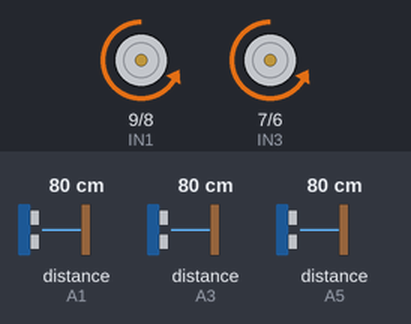
A sketch run on a simulated Arduino Uno, built with avr-gcc and run on an emulated ATmega328P. Parts: motor-driver pin pairs drawn as motors (green arrow = first pin HIGH = forward, orange = second pin HIGH = backward, longer = more drive, scaled by the enable pin). Wiring (inferred from the names in the program): 3 × ultrasonic range finder: trigger A0, echo A1 / trigger A2, echo A3 / trigger A4, echo A5. The inputs (shaded band) are chosen by the test bench; at power-on: distance to the obstacle (sensors on A3, A5, A1) 80 cm. The echo pulse lasts 58.3 µs per cm.

Above: at 1.2 s.
1.3 s: distance to the obstacle (sensor on A3) set to 18 cm
2.8 s: distance to the obstacle (sensor on A3) set to 15 cm
At 3.6 s:
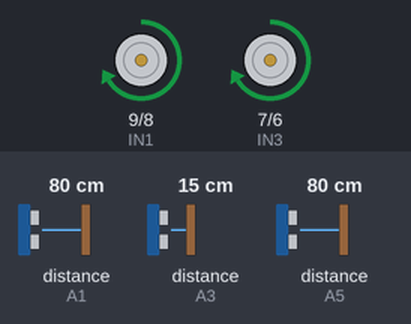
4.3 s: distance to the obstacle (sensor on A3) set to 5 cm
5.8 s: distance to the obstacle (sensor on A3) set to 2 cm
At 7.0 s:
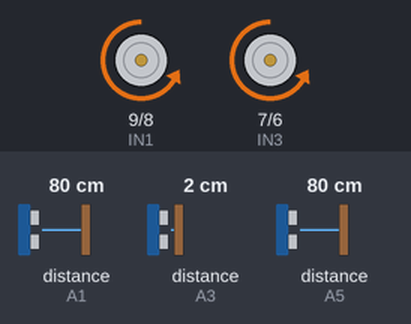
7.3 s: distance to the obstacle (sensor on A5) set to 17 cm
8.8 s: distance to the obstacle (sensor on A5) set to 14 cm
At 10.0 s:
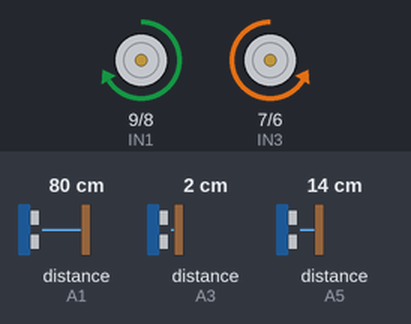
Timing chart, 0 to 11.3 s (numbered marks = the images above; inputs shaded):
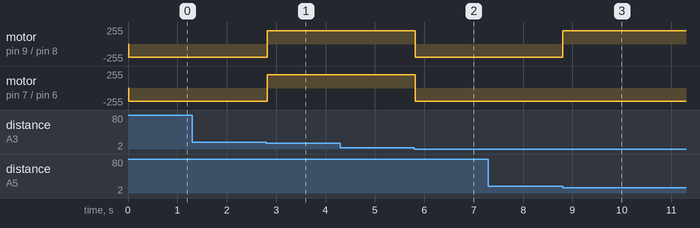

Measured:
- the behaviour switches between 17 and 16 cm on distance to the obstacle (sensor on A3) (found by bisection; images 0 and 1)
- the behaviour switches between 4 and 3 cm on distance to the obstacle (sensor on A3) (found by bisection; images 1 and 2)
- the behaviour switches between 16 and 15 cm on distance to the obstacle (sensor on A5) (found by bisection; images 2 and 3)
- after the input at 1.3 s, every drawn part: stays the same
- after the input at 2.8 s, motor on pin 9 (IN1) / pin 8 (IN2), motor on pin 7 (IN3) / pin 6 (IN4): backward 200/255 → forward 200/255 at once
- after the input at 4.3 s, every drawn part: stays the same
- after the input at 5.8 s, motor on pin 9 (IN1) / pin 8 (IN2), motor on pin 7 (IN3) / pin 6 (IN4): forward 200/255 → backward 200/255 at once
- after the input at 7.3 s, every drawn part: stays the same
- after the input at 8.8 s, motor on pin 9 (IN1) / pin 8 (IN2): backward 200/255 → forward 200/255 at once

The sketch:

ARD-mazerobot.ino
```cpp
#define ENA 11
#define IN1 9
#define IN2 8
#define ENB 10
#define IN3 7
#define IN4 6

#define C_TRIG A0
#define C_ECHO A1
#define L_TRIG A2
#define L_ECHO A3
#define R_TRIG A4
#define R_ECHO A5

boolean l_state, c_state, r_state;
long duration, distance;

void fw() {
  analogWrite(ENA, 200);
  digitalWrite(IN1, LOW);
  digitalWrite(IN2, HIGH);
  analogWrite(ENB, 200);
  digitalWrite(IN3, LOW);
  digitalWrite(IN4, HIGH);
}

void bw() {
  analogWrite(ENA, 200);
  digitalWrite(IN1, LOW);
  digitalWrite(IN2, HIGH);
  analogWrite(ENB, 200);
  digitalWrite(IN3, HIGH);
  digitalWrite(IN4, LOW);
}

void tl() {
  analogWrite(ENA, 200);
  digitalWrite(IN1, HIGH);
  digitalWrite(IN2, LOW);
  analogWrite(ENB, 200);
  digitalWrite(IN3, LOW);
  digitalWrite(IN4, HIGH);
}

void tr() {
  analogWrite(ENA, 200);
  digitalWrite(IN1, HIGH);
  digitalWrite(IN2, LOW);
  analogWrite(ENB, 200);
  digitalWrite(IN3, HIGH);
  digitalWrite(IN4, LOW);
}

void bk() {
  analogWrite(ENA, 0);
  digitalWrite(IN1, LOW);
  digitalWrite(IN2, LOW);
  analogWrite(ENB, 0);
  digitalWrite(IN3, LOW);
  digitalWrite(IN4, LOW);
}

void ultraso(int trig, int echo) {

  pinMode(trig, OUTPUT);
  pinMode(echo, INPUT);

  digitalWrite(trig, LOW);
  delayMicroseconds(2);
  digitalWrite(trig, HIGH);
  delayMicroseconds(10);
  digitalWrite(trig, LOW);

  duration = pulseIn(echo, HIGH);
  distance = (duration / 2) / 29.1;

  //  Serial.print("Distance = ");
  //  Serial.print(distance);
  //  Serial.println(" cm");
  //  delay(200);

}

void setup() {
  Serial.begin (9600);
  //  pinMode(TRIG, OUTPUT);
  //  pinMode(ECHO, INPUT);

  pinMode(ENA, OUTPUT);
  pinMode(IN1, OUTPUT);
  pinMode(IN2, OUTPUT);
  pinMode(ENB, OUTPUT);
  pinMode(IN3, OUTPUT);
  pinMode(IN4, OUTPUT);
}

void loop() {
  ultraso(L_TRIG, L_ECHO);
  if (distance >= 3 && distance <= 15) {
    l_state = true;
  } else {
    l_state = false;
  }

  ultraso(C_TRIG, C_ECHO);
  if (distance >= 3 && distance <= 15) {
    c_state = true;
  } else {
    c_state = false;
  }

  ultraso(R_TRIG, R_ECHO);
  if (distance >= 3 && distance <= 15) {
    r_state = true;
  } else {
    r_state = false;
  }

  if (l_state == 0 && c_state == 0 && r_state == 0) {
    fw();
  }

  if (l_state == 1 && c_state == 1 && r_state == 1) {
    bk();
  }

  if (l_state == 1 && c_state == 0 && r_state == 0) {
    tr();
  }

  if (l_state == 0 && c_state == 0 && r_state == 1) {
    tl();
  }
}
```
